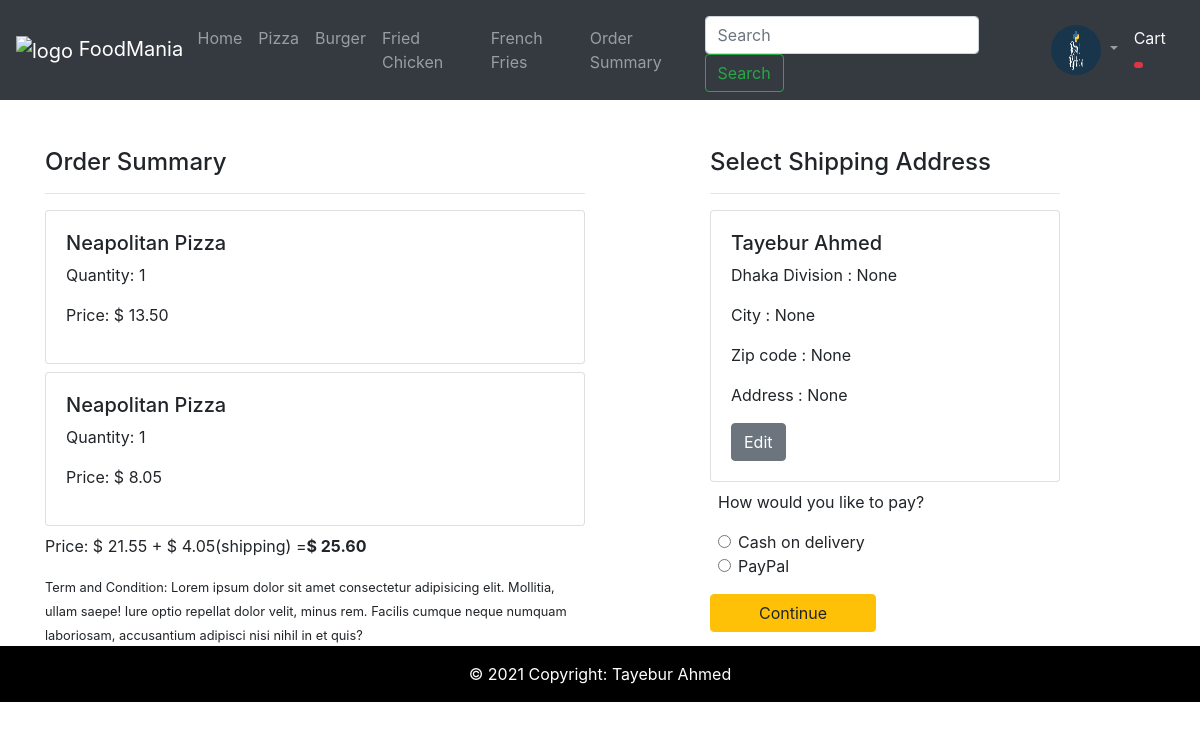
Page /checkout/ (signed in) on the committed database.
### account/models.py (models this page shows, shortened)
class User(AbstractBaseUser, PermissionsMixin):
    email = models.EmailField(
        verbose_name='email address',  # to show its name in admin
        max_length=255,
        unique=True, validators=[validate_email_SMTP, ]  # list your own validator func here
    )
    date_joined = models.DateField(verbose_name='date joined',
                                   auto_now_add=True)  # when account gets created the date gets set
    last_joined = models.DateField(verbose_name='last joined',
                                   auto_now=True)  # when account gets created the date gets set
    username = models.CharField(max_length=60, unique=True)
    profile_image = models.ImageField(upload_to=profile_image_file_path, default=default_image_file_path, null=True,
                                      blank=True)
    first_name = models.CharField(max_length=60, null=True, blank=True)
    last_name = models.CharField(max_length=60, null=True, blank=True)
    is_active = models.BooleanField(default=True)  # only this true
    is_staff = models.BooleanField(default=False)  # a admin user; non super-user
    is_admin = models.BooleanField(default=False)  # a superuser
    is_customer = models.BooleanField(default=False)  # a customer
    is_seller = models.BooleanField(default=False)  # a seller
    objects = UserManager()  # To link it with UserManager(BaseUserManager)
    USERNAME_FIELD = 'email'
    REQUIRED_FIELDS = ['username']  # Besides email what must be required
    def __str__(self):
        return self.username  # Django uses this when it needs to convert the object into string
    @property
    def profile_imgURL(self):  # you can also use {{ user.profile_image.url }}
        try:
            url = self.profile_image.url
        except:
            url = ''
        return url
    def image_tag(self):  # use image_tag in list_display
        if self.profile_image:
            return mark_safe('<img src="/media/%s" width="50" height="50" />' % self.profile_image)
        else:
            return mark_safe('<img src="/media/default.jpg" width="50" height="50" />')
    image_tag.short_description = 'Profile image'  # name of the column will be now Pictures

class Customer(models.Model):
    user = models.OneToOneField(User, on_delete=models.CASCADE,null=True)
    first_name = models.CharField(max_length=100, null=True, blank=True)
    last_name = models.CharField(max_length=100, null=True, blank=True)
    date_created = models.DateField(verbose_name='date joined', auto_now_add=True)
    last_login = models.DateField(verbose_name=' last login', auto_now=True)
    division = models.ForeignKey(Division, on_delete=models.CASCADE, blank=True, null=True)
    city = models.ForeignKey(City, on_delete=models.CASCADE, blank=True, null=True)
    zip = models.ForeignKey(Zip, on_delete=models.CASCADE, blank=True, null=True)
    address = models.CharField(max_length=200, null=True, blank=True)

### order/models.py (models this page shows, shortened)
class CartItems(models.Model):
    orderplaced = models.ForeignKey(OrderPlaced, on_delete=models.CASCADE)
    product = models.ForeignKey(Product, on_delete=models.CASCADE)
    quantity = models.PositiveIntegerField(default=1)
    size = models.CharField(max_length=2, null=True)
    price = models.DecimalField(max_digits=4, decimal_places=2, null=True)
    sub_total = models.DecimalField(max_digits=6, decimal_places=2, null=True)

class OrderPlaced(models.Model):
    customer = models.ForeignKey(Customer, on_delete=models.SET_NULL, null=True)
    order_date = models.DateTimeField(null=True)
    total_quantity = models.PositiveIntegerField(null=True)
    status = models.CharField(max_length=14, choices=STATUS_CHOICE, default='Not confirmed')
    total = models.DecimalField(max_digits=6, decimal_places=2, null=True)
    cancel_reason = models.CharField(max_length=200, null=True, blank=True)
    order_id = models.CharField(max_length=120, blank=True, null=True)
    shipping_cost = models.DecimalField(max_digits=3, decimal_places=2, null=True)
    cash = models.CharField(null=True, max_length=10)

### food/models.py (models this page shows, shortened)
class Product(models.Model):
    category = models.ForeignKey(Category, on_delete=models.CASCADE)
    name = models.CharField(max_length=20)
    pimage = models.URLField()

### order/views.py (the view)
# urls.py: path('checkout/', views.checkout, name='checkout'),
@login_required(login_url="/login_page")
def checkout(request):
    try:
        customer = request.user.customer
        orderplaced = OrderPlaced.objects.get(Q(customer=customer) & Q(status='Not confirmed'))
        items = orderplaced.cartitems_set.all()
    except:
        return redirect('/cart')
    sum_of_cart_items = sum([item.quantity * item.price for item in items])
    customer = Customer.objects.get(user_id=request.user.id)
    shipping_charge = 4
    context = {
        'items': items,
        'sum_of_cart_items': sum_of_cart_items,
        'customer': customer,
        'shipping_charge': orderplaced.shipping_cost,
        'id': orderplaced.pk,
    }
    return render(request, 'checkout.html', context)

### order/templatetags/extra_tags.py (called while the page is built)
@register.simple_tag
def add(a, b):
    return a+b

### templates/checkout.html (shortened to what this page needs)
{% extends 'main.html' %}
{% load static %}
{% load extra_tags %}
{%  block content %}
<div class="container">
 <div class="row mt-5">
  <div class="col-sm-6">
    <h4>Order Summary</h4>
    <hr>
    {% for item in items %}
      <div class="card mb-2">
        <div class="card-body">
          <h5>{{ item.product.name}}</h5>
          <p>Quantity: {{ item.quantity}}</p>
          <p class="fw-bold">Price: $ {{ item.sub_total}}</p>
        </div>
      </div>
    {% endfor %}
      <p class="fw-bold">Price: $ {{ sum_of_cart_items}} + $ {{ shipping_charge }}(shipping) =<strong>$ {%  add  sum_of_cart_items  shipping_charge  %}</strong> </p>
    <small>Term and Condition: Lorem ipsum dolor sit amet consectetur adipisicing elit. Mollitia, ullam saepe! Iure optio repellat dolor velit, minus rem. Facilis cumque neque numquam laboriosam, accusantium adipisci nisi nihil in et quis?</small>
  </div>
      <div class="col-sm-4 offset-sm-1">
        <h4>Select Shipping Address</h4>
        <hr>
              <div class="card">
                  <div class="card-body address">
                      <h5>{{ customer.first_name}} {{ customer.last_name  }}</h5>
                      <p>Dhaka Division : {{ customer.division}}</p>
                      <p data-city="{{ customer.city }}">City : {{ customer.city }}</p>
                      <p data-zip="{{ customer.zip }}">Zip code : {{ customer.zip}}</p>
                      <p data-addr="{{  customer.address }}">Address : {{ customer.address}}</p>
                      <a href="{% url 'edit_profile' %}" type="button" class="btn btn-secondary ml-auto">Edit</a>
                  </div>
              </div>
              <form action='{% url "order_tracker" %}' method="POST">
                  <div class="text-end">{% csrf_token %}
                      <p class="ml-2 mt-2">How would you like to pay? </p>
                            <div class="form-check ml-2">
                                  <label class="form-check-label">
                                        <input type="radio" class="form-check-input" name="Cash" value="cash">Cash on delivery
                                  </label>
                            </div>
                            <div class="form-check ml-2">
                                  <label class="form-check-label">
                                        <input type="radio" class="form-check-input" name="Cash" value="PayPal">PayPal
                                  </label>
                            </div>
                      <button type="submit" class="btn btn-warning mt-3 px-5 fw-bold">Continue</button>
                  </div>
              </form>
      </div>
  </div>
</div>
{%  endblock content %}

### templates/main.html (shortened to what this page needs)
<!DOCTYPE html>
{% load static %}
<html>
<head>
	<link rel="stylesheet" href="https://stackpath.bootstrapcdn.com/bootstrap/4.4.1/css/bootstrap.min.css">
	<link rel="stylesheet" type="text/css" href="{% static 'css/main.css' %}">
</head>
<body>
<div class="semi-transparent hidden">
{%  include 'navbar.html' %}
{% block content %}{% endblock content %}
{%  include 'footer.html' %}
</div>
</body>
</html>

### templates/navbar.html (shortened to what this page needs)
{%  load static %}
<nav class="navbar navbar-dark bg-dark navbar-expand-sm">
          <a class="navbar-brand" href="{% url 'home' %}">
            <img src="https://s3.eu-central-1.amazonaws.com/bootstrapbaymisc/blog/24_days_bootstrap/logo_white.png" width="30" height="30" alt="logo">
            FoodMania
          </a>
          <div class="collapse navbar-collapse" id="navbar-list-4">
                    <ul class="navbar-nav mr-auto">
                              <li class="nav-item">
                                    <a class="nav-link {% if active_link == 'home' %}active {% endif %}" href="{% url 'home' %}">Home </a>
                              </li>
                              <li class="nav-item">
                                    <a class="nav-link  {% if active_link == 'pizza' %}active {% endif %}" href="{% url 'pizza' %}">Pizza</a>
                              </li>
                              <li class="nav-item">
                                    <a class="nav-link  {% if active_link == 'burger' %}active {% endif %}" href="{% url 'burger' %}">Burger</a>
                              </li>
                              <li class="nav-item">
                                     <a class="nav-link {% if active_link == 'fried_chicken'%}active {% endif %}" href="{% url 'fried_chicken' %}">Fried Chicken</a>
                              </li>
                              <li class="nav-item">
                                    <a class="nav-link {% if active_link == 'french_fries'%} active {% endif %}" href='{% url "french_fries" %}'>French Fries</a>
                              </li>
                              <li class="nav-item">
                                    <a class="nav-link {% if active_link == 'order_summary' %} active {% endif %}" href="{% url 'order_tracker' %}">Order Summary</a>
                              </li>
                    </ul>
                    <ul class="navbar-nav mx-auto">
                        <li class="nav-item pt-2">
                            <form class="form-inline" action="{% url 'search' %}">
                                <input class="form-control mr-sm-2 search" type="search" placeholder="Search" aria-label="Search" name="q">
                                <button class="btn btn-outline-success my-2 my-sm-0 search-form" type="submit">Search</button>
                            </form>
                        </li>
                    </ul>
                  <ul class="navbar-nav">
                        <li class="nav-item dropdown">
                            <a class="nav-link dropdown-toggle" href="#" id="navbarDropdownMenuLink" role="button" data-toggle="dropdown" aria-haspopup="true" aria-expanded="false">
                              <img {% if request.user.is_authenticated %} src="{{ user.profile_imgURL }}" {% endif %}  src="https://img.icons8.com/bubbles/50/000000/cloud-account-login-male.png" width="50px" height="50px" class="rounded-circle">
                            </a>
                       </li>
                  </ul>
                <ul class="navbar-nav navbar-right">
                  <li class="nav-item">
                      <a class="nav-link text-light" href="{% url 'cart' %}" id="cart"> Cart <span class="badge rounded bg-danger">
                      </span></a>
                  </li>
                </ul>
          </div>
</nav>

### templates/footer.html
<footer class="text-center text-white" style="background-color: #45637d;" >
  <div class="text-center p-3" style="background-color: rgba(0, 0, 0, 1);">
    © 2021 Copyright:
    <a class="text-white" href="/">Tayebur Ahmed</a>
  </div>
</footer>

### static/css/main.css (style rules this page uses)
html, body { width: 100%; margin: 0px !important; padding: 0px !important; overflow-x: hidden !important; }

### rows in the picture
User: profile_imgURL (placeholder picture)
CartItems: product.name "Neapolitan Pizza", quantity "1", sub_total "13.50"
CartItems: product.name "Neapolitan Pizza", quantity "1", sub_total "8.05"
OrderPlaced: shipping_cost "4.05", shipping_cost "25.60"
Customer: first_name "Tayebur", last_name "Ahmed", division "None", city "None", zip "None", address "None"

### other values in the picture
{{ sum_of_cart_items }} "21.55"
